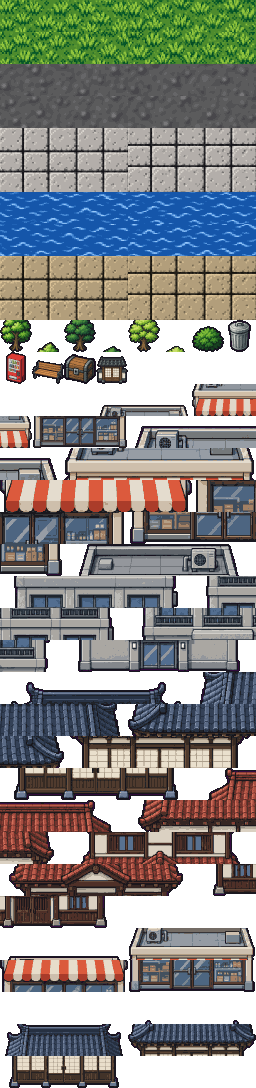
#> input picture art/maps/renewal/retained/karakura_tiles.png, 256 x 1088 px, found by its file name
$ python build_endgame.py
#> lines starting #> are read from the running program, lines starting #| are printed output that depends on the picture
"""Mapas dos níveis 60–150, derivados dos mapas prontos (o traçado é o mesmo, muda a cor e a lógica).

  falsa.tmj        Karakura Falsa (nível 60+): a réplica de Karakura que o Gotei 13 montou para a
                   batalha contra o exército de Aizen. Mesmo traçado de karakura.tmj, céu de crepúsculo.
  wandenreich.tmj  Wandenreich (nível 95+): a Seireitei tomada pelos Quincy (Schatten Bereich).
                   Mesmo traçado de soul.tmj, tudo branco e azul.

Lê karakura.tmj e soul.tmj (inclusive edições feitas no Tiled), então pode rodar de novo sem perder nada.
Uso: python art/maps/build_endgame.py
"""
import copy
import json
from pathlib import Path
from PIL import Image

OUT = Path(__file__).resolve().parents[2] / "client" / "public" / "maps"
T = 32


def tint(src, dst, mix, color, gain, lift=1.0):
    """Mantém luz e sombra (luminância) e puxa a cor para `color`."""
#> called with src = 'karakura_tiles.png', dst = 'falsa_tiles.png', mix = 0.55, color = (175, 140, 230), gain = 0.82, lift = 1
    img = Image.open(OUT / src).convert("RGBA")
#> img is the input picture: PIL image 256x1088 RGBA; mean R, G, B, A 84.1, 85.2, 82.3, 198.8
    px = img.load()
    for y in range(img.height):
        for x in range(img.width):
            r, g, b, a = px[x, y]
            if not a:
                continue
            lum = ((0.3 * r + 0.59 * g + 0.11 * b) / 255) ** lift
            out = [round(min(255, (v * (1 - mix) + c * lum * mix) * gain)) for v, c in zip((r, g, b), color)]
            px[x, y] = (*out, a)
    img.save(OUT / dst)
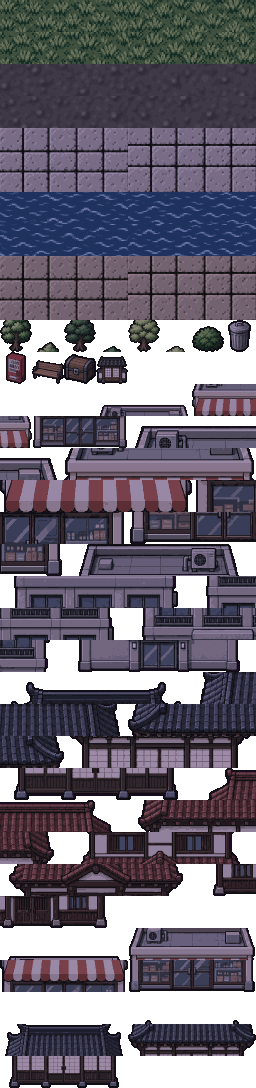
#> saved as falsa_tiles.png: PIL image 256x1088 RGBA; mean R, G, B, A 57.2, 52.4, 64.8, 198.8; transparent parts drawn white


def derive(src, dst, name, tiles, keep, spawns):
#> (the run stopped early here; a loop or call above may not have finished)
